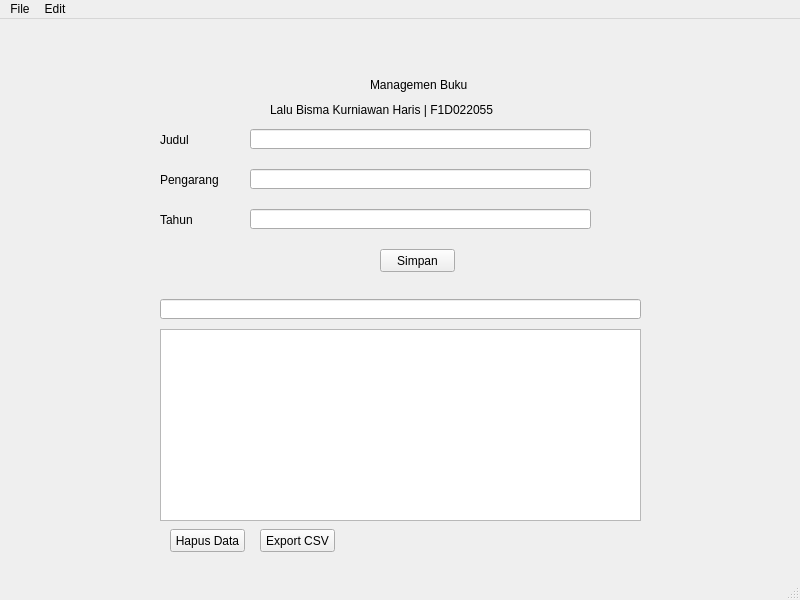
<?xml version="1.0" encoding="UTF-8"?>
<ui version="4.0">
 <class>MainWindow</class>
 <widget class="QMainWindow" name="MainWindow">
  <property name="geometry">
   <rect>
    <x>0</x>
    <y>0</y>
    <width>800</width>
    <height>600</height>
   </rect>
  </property>
  <property name="windowTitle">
   <string>MainWindow</string>
  </property>
  <widget class="QWidget" name="centralwidget">
   <widget class="QLabel" name="label">
    <property name="geometry">
     <rect>
      <x>370</x>
      <y>50</y>
      <width>101</width>
      <height>31</height>
     </rect>
    </property>
    <property name="text">
     <string>Managemen Buku</string>
    </property>
   </widget>
   <widget class="QLineEdit" name="inputPengarang">
    <property name="geometry">
     <rect>
      <x>250</x>
      <y>150</y>
      <width>341</width>
      <height>20</height>
     </rect>
    </property>
   </widget>
   <widget class="QTableWidget" name="tableWidget">
    <property name="geometry">
     <rect>
      <x>160</x>
      <y>310</y>
      <width>481</width>
      <height>192</height>
     </rect>
    </property>
   </widget>
   <widget class="QLabel" name="label_5">
    <property name="geometry">
     <rect>
      <x>160</x>
      <y>190</y>
      <width>81</width>
      <height>21</height>
     </rect>
    </property>
    <property name="text">
     <string>Tahun</string>
    </property>
   </widget>
   <widget class="QLineEdit" name="inputJudul">
    <property name="geometry">
     <rect>
      <x>250</x>
      <y>110</y>
      <width>341</width>
      <height>20</height>
     </rect>
    </property>
   </widget>
   <widget class="QPushButton" name="pushButton_3">
    <property name="geometry">
     <rect>
      <x>260</x>
      <y>510</y>
      <width>75</width>
      <height>23</height>
     </rect>
    </property>
    <property name="text">
     <string>Export CSV</string>
    </property>
   </widget>
   <widget class="QPushButton" name="btnSimpan">
    <property name="geometry">
     <rect>
      <x>380</x>
      <y>230</y>
      <width>75</width>
      <height>23</height>
     </rect>
    </property>
    <property name="text">
     <string>Simpan</string>
    </property>
   </widget>
   <widget class="QLineEdit" name="lineCari">
    <property name="geometry">
     <rect>
      <x>160</x>
      <y>280</y>
      <width>481</width>
      <height>20</height>
     </rect>
    </property>
    <property name="text">
     <string/>
    </property>
   </widget>
   <widget class="QLabel" name="labelNama">
    <property name="geometry">
     <rect>
      <x>270</x>
      <y>80</y>
      <width>271</width>
      <height>21</height>
     </rect>
    </property>
    <property name="text">
     <string>Lalu Bisma Kurniawan Haris | F1D022055 </string>
    </property>
   </widget>
   <widget class="QLineEdit" name="inputTahun">
    <property name="geometry">
     <rect>
      <x>250</x>
      <y>190</y>
      <width>341</width>
      <height>20</height>
     </rect>
    </property>
   </widget>
   <widget class="QLabel" name="label_3">
    <property name="geometry">
     <rect>
      <x>160</x>
      <y>110</y>
      <width>81</width>
      <height>21</height>
     </rect>
    </property>
    <property name="text">
     <string>Judul</string>
    </property>
   </widget>
   <widget class="QPushButton" name="btnHapus">
    <property name="geometry">
     <rect>
      <x>170</x>
      <y>510</y>
      <width>75</width>
      <height>23</height>
     </rect>
    </property>
    <property name="text">
     <string>Hapus Data</string>
    </property>
   </widget>
   <widget class="QLabel" name="label_4">
    <property name="geometry">
     <rect>
      <x>160</x>
      <y>150</y>
      <width>81</width>
      <height>21</height>
     </rect>
    </property>
    <property name="text">
     <string>Pengarang</string>
    </property>
   </widget>
  </widget>
  <widget class="QMenuBar" name="menubar">
   <property name="geometry">
    <rect>
     <x>0</x>
     <y>0</y>
     <width>800</width>
     <height>21</height>
    </rect>
   </property>
   <widget class="QMenu" name="menuFile">
    <property name="title">
     <string>File</string>
    </property>
    <addaction name="actionSimpan"/>
    <addaction name="actionExport_CSV"/>
    <addaction name="actionKeluar"/>
   </widget>
   <widget class="QMenu" name="menuEdit">
    <property name="title">
     <string>Edit</string>
    </property>
    <addaction name="actionSimpan_Data"/>
    <addaction name="actionHapus_Data"/>
   </widget>
   <addaction name="menuFile"/>
   <addaction name="menuEdit"/>
  </widget>
  <widget class="QStatusBar" name="statusbar"/>
  <action name="actionSimpan">
   <property name="text">
    <string>Simpan</string>
   </property>
  </action>
  <action name="actionExport_CSV">
   <property name="text">
    <string>Export CSV</string>
   </property>
  </action>
  <action name="actionKeluar">
   <property name="text">
    <string>Keluar</string>
   </property>
  </action>
  <action name="actionSimpan_Data">
   <property name="text">
    <string>Simpan Data</string>
   </property>
  </action>
  <action name="actionHapus_Data">
   <property name="text">
    <string>Hapus Data</string>
   </property>
  </action>
 </widget>
 <resources/>
 <connections/>
</ui>
